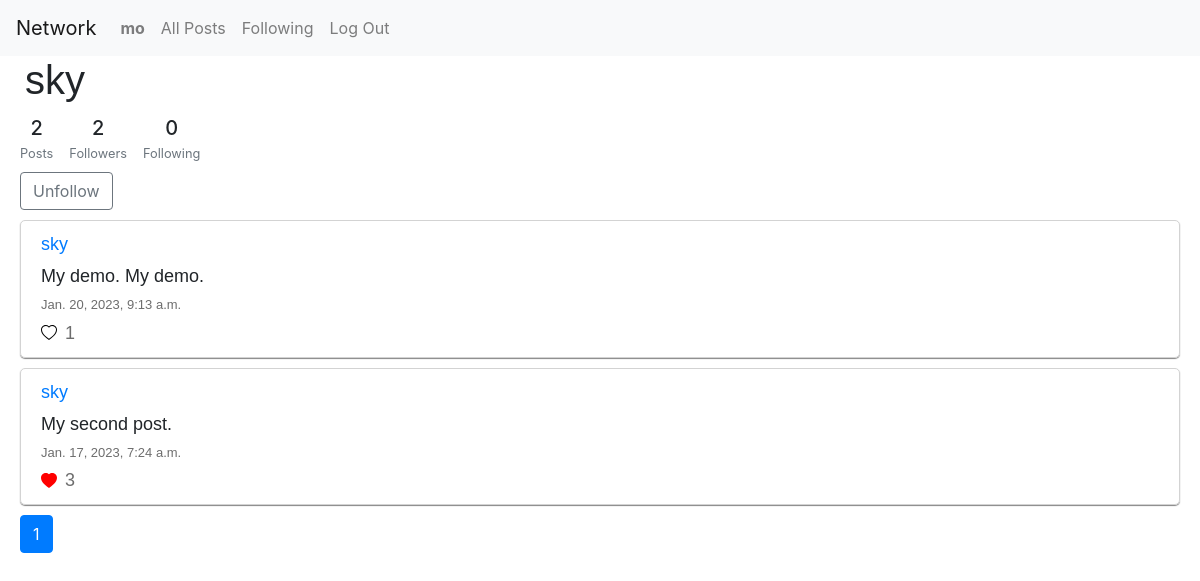
Screenshot of /6 (signed in) with the database file from the repository.
### network/models.py (models this page shows, shortened)
class User(AbstractUser):
    pass

class Post(models.Model):
    content = models.CharField(default="", max_length=500)
    user = models.ForeignKey(User, on_delete=models.CASCADE, related_name="post", null=True)
    date = models.DateTimeField(null=True)
    like = models.IntegerField(default=0)

### network/views.py (the view)
# urls.py: path("<str:id>", views.profile, name="profile")
def profile(request, id):
    user = User.objects.get(pk=id)
    post = Post.objects.filter(user=user).order_by("-date")
    count3 = Post.objects.filter(user=user)
    paginator = Paginator(post, 10)
    page_number = request.GET.get('page')
    page_obj = paginator.get_page(page_number)
    list = [i for i in range(1,paginator.num_pages+1)]
    following = Profile.objects.filter(user=user)
    follower = Profile.objects.filter(following=user)
    if request.user.is_authenticated == False:
        return render(request, "network/profile.html", {
            "user1" : user,
            "following" : following,
            "count1" : following.count(),
            "count2" : follower.count(),
            "count3" : count3.count(),
            "page_obj": page_obj,
            "list": list
        })
    else:
        if request.method == "POST":
            if 'unfollow' in request.POST:
                Profile.objects.get(user=request.user, following=user).delete()
            elif 'follow' in request.POST:
                add = Profile(user=request.user, following=user)
                add.save()
        try:
            Profile.objects.get(user=request.user, following=user)
            exist=1
        except Profile.DoesNotExist:
            exist=0
        me=0
        if request.user == user:
            me=1
        return render(request, "network/profile.html", {
            "user1" : user,
            "following" : following,
            "count1" : following.count(),
            "count2" : follower.count(),
            "count3" : count3.count(),
            "exist" : exist,
            "me" : me,
            "page_obj": page_obj,
            "list": list
        })

### network/templates/network/profile.html (shortened to what this page needs)
{% extends "network/layout.html" %}
{% load static %}
{% block body %}
    <div class="profile">
        <h1>{{user1}}</h1>
    </div>
    <div class="d-flex justify-content-start text-center py-1 beauty">
        <div>
            <p class="mb-1 h5">{{count3}}</p>
            <p class="small text-muted mb-0">Posts</p>
        </div>
        <div class="px-3">
            <p class="mb-1 h5">{{count2}}</p>
            <p class="small text-muted mb-0">Followers</p>
        </div>
        <div>
            <p class="mb-1 h5">{{count1}}</p>
            <p class="small text-muted mb-0">Following</p>
        </div>
    </div>
    {% if user.is_authenticated and me != 1%}
        {% if exist == 1 %}
        <form action="{% url 'profile' id=user1.id%}" method="POST">
            <input type="submit" name="unfollow" class="btn btn-outline-secondary follow_button" value="Unfollow">
        </form>
        {% else %}
        <form action="{% url 'profile' id=user1.id%}" method="POST">
            {% csrf_token%}
            <input type="submit" name="follow" class="btn btn-outline-info follow_button" value="Follow">
        </form>
        {% endif %}
    {% endif %}
    {% for post in page_obj %}
        <div class = "single_post">
        <div><a href="{% url 'profile' id=post.user.id %}">{{post.user}}</a></div>
        <div id="content{{post.id}}" class="p_content">{{post.content}}</div>
        <div class="date">{{post.date}}</div>
        {% if user.is_authenticated %}
        <div id="unlike{{post.id}}" style="display: none;" class="like_button">
            <button type="button" class="btn btn-link unlike" value="{{post.id}}">
                <svg xmlns="http://www.w3.org/2000/svg" width="16" height="16" fill="red" class="bi bi-heart-fill" viewBox="0 0 16 16">
                <path fill-rule="evenodd" d="M8 1.314C12.438-3.248 23.534 4.735 8 15-7.534 4.736 3.562-3.248 8 1.314z"/>
                </svg>
            </button>
        </div>
        <div id="like{{post.id}}" style="display: block;" class="like_button">
            <button type="button" class="btn btn-link like" value="{{post.id}}">
            </button>
        </div>
        <div id="number{{post.id}}" class="like_num">{{post.like}}</div>
        {% endif %}
        </div>
    {% endfor %}
    <nav aria-label="..." class="pag">
        <ul class="pagination">
            {% for l in list %}
                {% if l == page_obj.number %}
                    <li class="page-item active" aria-current="page">
                    <a class="page-link" href="?page={{l}}">{{ l }}<span class="sr-only">(current)</span></a>
                    </li>
                {% else %}
                    <li class="page-item"><a class="page-link" href="?page={{l}}">{{l}}</a></li>
                {% endif %}
            {% endfor %}
        </ul>
    </nav>
{% endblock %}

### network/templates/network/layout.html (shortened to what this page needs)
{% load static %}
<!DOCTYPE html>
<html lang="en">
    <head>
        <link rel="stylesheet" href="https://stackpath.bootstrapcdn.com/bootstrap/4.4.1/css/bootstrap.min.css">
        <link href="{% static 'network/styles1.css' %}" rel="stylesheet">
    </head>
    <body>
        <nav class="navbar navbar-expand-lg navbar-light bg-light">
            <a class="navbar-brand" href="#">Network</a>
            <div>
              <ul class="navbar-nav mr-auto">
                {% if user.is_authenticated %}
                    <li class="nav-item">
                        <a class="nav-link" id="profile" href="{% url 'profile' id=user.id %}"><strong>{{ user.username }}</strong></a>
                    </li>
                {% endif %}
                <li class="nav-item">
                  <a class="nav-link" href="{% url 'index' %}">All Posts</a>
                </li>
                {% if user.is_authenticated %}
                    <li class="nav-item">
                        <a class="nav-link" href="{% url 'following'%}">Following</a>
                    </li>
                    <li class="nav-item">
                        <a class="nav-link" href="{% url 'logout' %}">Log Out</a>
                    </li>
                {% endif %}
              </ul>
            </div>
          </nav>
        <div class="body">
            {% block body %}
            {% endblock %}
        </div>
    </body>
</html>

### network/static/network/styles1.css (style rules this page uses)
.single_post { border: 1px solid lightgray; border-radius: 5px; margin-top: 10px; margin-left: 20px; margin-right: 20px; margin-bottom: 10px; padding-top: 10px; padding-bottom: 10px; padding-left: 20px; font-family: "Helvetica"; font-style: normal; font-weight: 400; font-size: large; box-shadow: 0 1px 1px rgba(103, 103, 103, 0.8); }
.pag { margin-left: 20px; margin-top: 10px; }
.date { color: rgb(109, 109, 109); font-size: 13px; margin-bottom: 5px; }
.like_button { margin-left: -13px; margin-top: -6px; display: inline; float: left; }
.like_num { margin-left: -5px; color: rgb(109, 109, 109); display: inline; }
h1 { margin-left: 20px; }
.profile { margin-left: 5px; font-family: "Helvetica"; font-style: normal; font-weight: 400; font-size: larger; }
.follow_button { margin-left: 20px; }
.p_content { margin-top: 5px; margin-bottom: 5px; }
.beauty { margin-left: 20px; margin-bottom: 5px; }

### rows the page displays
User: username "mo"
User: username "sky"
Post: user "sky", content "My demo. My demo.", date "Jan. 20, 2023, 9:13 a.m.", {{ post.id }} 49 (drawn), like "1"
Post: user "sky", content "My second post.", date "Jan. 17, 2023, 7:24 a.m.", {{ post.id }} 6 (drawn), like "3"

### other values shown
{{ count3 }} "2"
{{ count2 }} "2"
{{ count1 }} "0"
{{ l }} "1"
